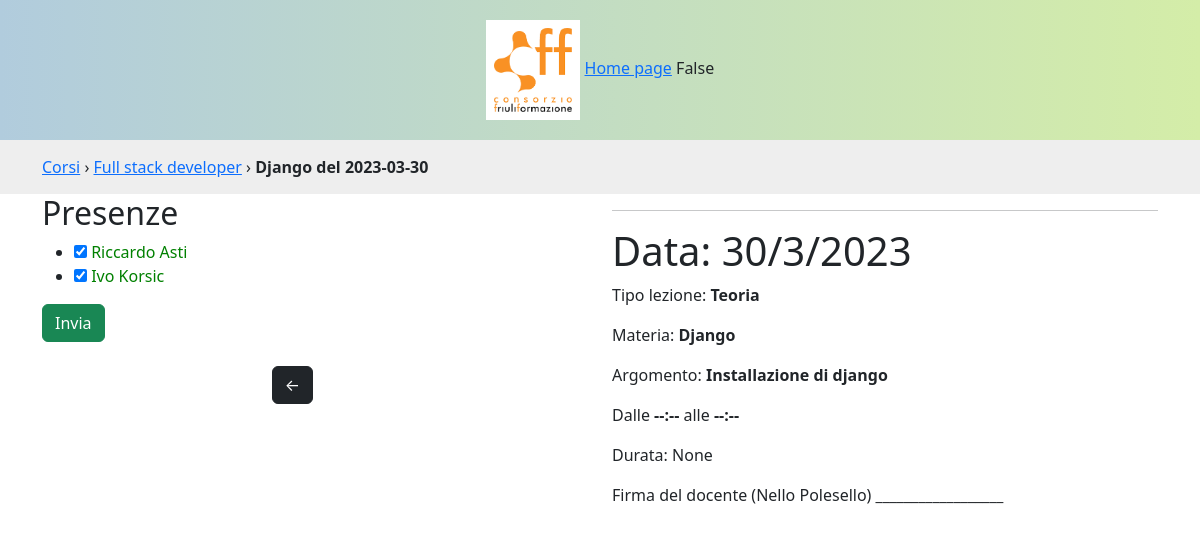
Before: /corsi/lezioni/1/ with the older database file.
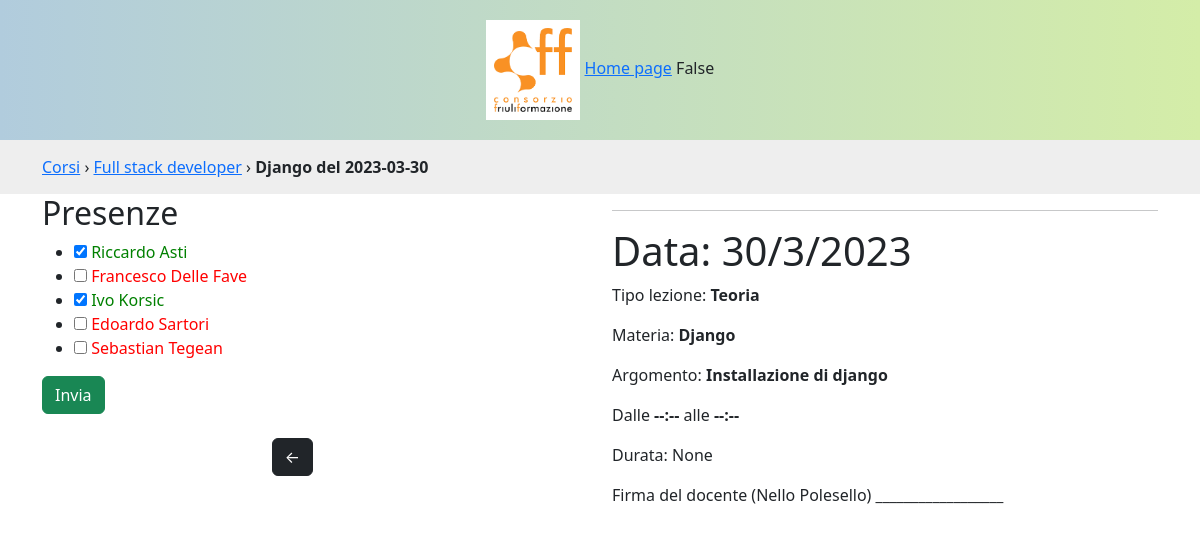
After: the same page with the newer database file.
### lezioni/models.py (models this page shows, shortened)
class Iscrizione(models.Model):
    persona = models.ForeignKey(Persona, on_delete=models.PROTECT)
    corso = models.ForeignKey(Corso, on_delete=models.PROTECT, related_name="iscrizioni")
    data_iscrizione = models.DateField()
    data_ritiro = models.DateField(null=True, blank=True)
    class Meta:
        verbose_name_plural = 'Iscrizioni'
        ordering = ['persona', 'corso']

class Persona(models.Model):
    nome = models.CharField(max_length=200)
    cognome = models.CharField(max_length=200)
    email = models.EmailField(blank=True)
    def __str__(self):
        return self.nome + ' ' + self.cognome
    class Meta:
        verbose_name_plural = 'Persone'
        ordering = ['cognome', 'nome']

### lezioni/views.py (the view, shortened to what this page needs)
# urls.py: path('corsi/lezioni/<int:id>/', views.dettaglio_lezione, name='dettaglio_lezione'),
def dettaglio_lezione(request, id):
    from .forms import LezioneForm
    lezione = Lezione.objects.get(id=id)
    form = LezioneForm(request.POST or None, instance=lezione)
    presenti = request.POST.getlist('presente')
    print('presenti ' , presenti )
    persone_presenti = Persona.objects.filter(presenze__lezione = lezione)
    context = {'lezione': lezione, 'persone_presenti':persone_presenti, 'form':form}
    return render(request, 'dettaglio_lezione.html', context)

### lezioni/forms.py
class LezioneForm(forms.ModelForm):
    class Meta:
        model = Lezione
        fields = '__all__'
        widgets = {
            'data': forms.DateInput(
                format=('%Y-%m-%d'),
                attrs={'class': 'form-control',
                    'type': 'date'
                    }),
            'ora_inizio': forms.TimeInput(
                attrs={'class': 'form-control',
                    'type': 'time'
                    }),
            'tipologia': forms.RadioSelect
        }

### lezioni/models.py (called while the page is built)
    def __str__(self):
        return self.titolo

    def __str__(self):
        return self.nome

    def __str__(self):
        return f'{self.materia} del {self.data}'

    def durata(self):
        from datetime import datetime, date
        if self.ora_inizio and self.ora_fine:
            return datetime.combine(date.today(), self.ora_fine) - datetime.combine(date.today(), self.ora_inizio)

    def prossima(self):
        corso = self.materia.modulo.corso
        return Lezione.objects.filter(materia__modulo__corso=corso, data__gt=self.data).order_by('data').first()

### lezioni/templates/dettaglio_lezione.html (shortened to what this page needs)
{% extends 'base.html' %}
{% block breadcrumbs %}
{% with corso=lezione.materia.modulo.corso %}
<div id="breadcrumbs">
    <div class="container">
        <a href="{% url 'corsi' %}">Corsi</a> ›
        <a href="{% url 'lezioni' corso.pk %}">{{corso}}</a> ›
        <strong>{{lezione}}</strong>
    </div>
</div>
{% endwith %}
{% endblock %}
{% block content %}
    <div class="row">
        <div class="col-lg-6">
            <h2>Presenze</h2>
<form method="PoSt">
    <ul id="presenze">
        {% for iscrizione in lezione.materia.modulo.corso.iscrizioni.all %}
        <li>
            <input type="checkbox" name="presente" value="{{iscrizione.persona.pk}}" id="ciccio-{{forloop.counter}}" {% if iscrizione.persona in persone_presenti %} checked{% endif %}>
            <label for="ciccio-{{forloop.counter}}">{{iscrizione.persona}}</label>
        </li>
        {% endfor %}
    </ul>
    <input class="btn btn-success" type="submit" name="salva-presenze" value="Invia">
</form>
<nav class="mt-4 text-center">
    <a {% if lezione.precedente %} href="{% url 'dettaglio_lezione' lezione.precedente.pk %}"{% endif %} class="btn {% if lezione.precedente %}btn-dark{% else %}invisible{% endif %}" title="{{lezione.precedente}}">&larr;</a>
</nav>
        </div>
        <div class="col-lg-6">
            <hr>
            <h1>Data: {{lezione.data|date:'j/n/Y'}}</h1>
            <p>Tipo lezione: <strong>{{lezione.get_tipologia_display}}</strong></p>
            <p>Materia: <strong>{{lezione.materia}}</strong></p>
            <p>Argomento: <strong>{{lezione.argomento}}</strong></p>
            <p>Dalle <strong>{{lezione.ora_inizio|default:'--:--'}}</strong> alle <strong>{{lezione.ora_fine|default:'--:--'}}</strong></p>
            <p>Durata: {{lezione.durata}}</p>
            <p>Firma del docente ({{ lezione.materia.docente }})  __________________</p>
        </div>
    </div>
{% endblock %}

Changed rows visible on the page:
added Iscrizione: persona "Francesco Delle Fave"
added Iscrizione: persona "Edoardo Sartori"
added Iscrizione: persona "Sebastian Tegean"
